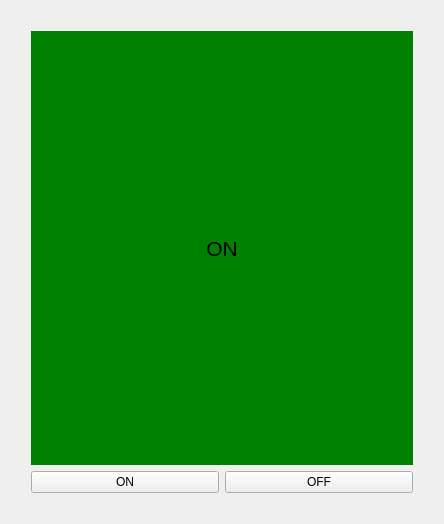
<?xml version="1.0" encoding="UTF-8"?>
<ui version="4.0">
 <class>Form</class>
 <widget class="QWidget" name="Form">
  <property name="geometry">
   <rect>
    <x>0</x>
    <y>0</y>
    <width>444</width>
    <height>524</height>
   </rect>
  </property>
  <property name="windowTitle">
   <string>Form</string>
  </property>
  <layout class="QGridLayout" name="gridLayout_2">
   <item row="2" column="1">
    <spacer name="verticalSpacer">
     <property name="orientation">
      <enum>Qt::Vertical</enum>
     </property>
     <property name="sizeHint" stdset="0">
      <size>
       <width>20</width>
       <height>55</height>
      </size>
     </property>
    </spacer>
   </item>
   <item row="0" column="1">
    <spacer name="verticalSpacer_2">
     <property name="orientation">
      <enum>Qt::Vertical</enum>
     </property>
     <property name="sizeHint" stdset="0">
      <size>
       <width>20</width>
       <height>55</height>
      </size>
     </property>
    </spacer>
   </item>
   <item row="1" column="0">
    <spacer name="horizontalSpacer">
     <property name="orientation">
      <enum>Qt::Horizontal</enum>
     </property>
     <property name="sizeHint" stdset="0">
      <size>
       <width>15</width>
       <height>20</height>
      </size>
     </property>
    </spacer>
   </item>
   <item row="1" column="1">
    <widget class="QWidget" name="widget" native="true">
     <property name="minimumSize">
      <size>
       <width>400</width>
       <height>480</height>
      </size>
     </property>
     <layout class="QGridLayout" name="gridLayout">
      <item row="0" column="0" colspan="2">
       <widget class="Label" name="_lab_status">
        <property name="font">
         <font>
          <pointsize>16</pointsize>
         </font>
        </property>
        <property name="styleSheet">
         <string notr="true">background-color: rgb(0, 128, 0);</string>
        </property>
        <property name="text">
         <string>ON</string>
        </property>
        <property name="alignment">
         <set>Qt::AlignCenter</set>
        </property>
       </widget>
      </item>
      <item row="1" column="1">
       <widget class="QPushButton" name="_btn02_off">
        <property name="text">
         <string>OFF</string>
        </property>
       </widget>
      </item>
      <item row="1" column="0">
       <widget class="QPushButton" name="_btn01_on">
        <property name="text">
         <string>ON</string>
        </property>
       </widget>
      </item>
     </layout>
    </widget>
   </item>
   <item row="1" column="2">
    <spacer name="horizontalSpacer_2">
     <property name="orientation">
      <enum>Qt::Horizontal</enum>
     </property>
     <property name="sizeHint" stdset="0">
      <size>
       <width>15</width>
       <height>20</height>
      </size>
     </property>
    </spacer>
   </item>
  </layout>
 </widget>
 <customwidgets>
  <customwidget>
   <class>Label</class>
   <extends>QLabel</extends>
   <header>src/common/Label.h</header>
  </customwidget>
 </customwidgets>
 <resources/>
 <connections/>
</ui>
